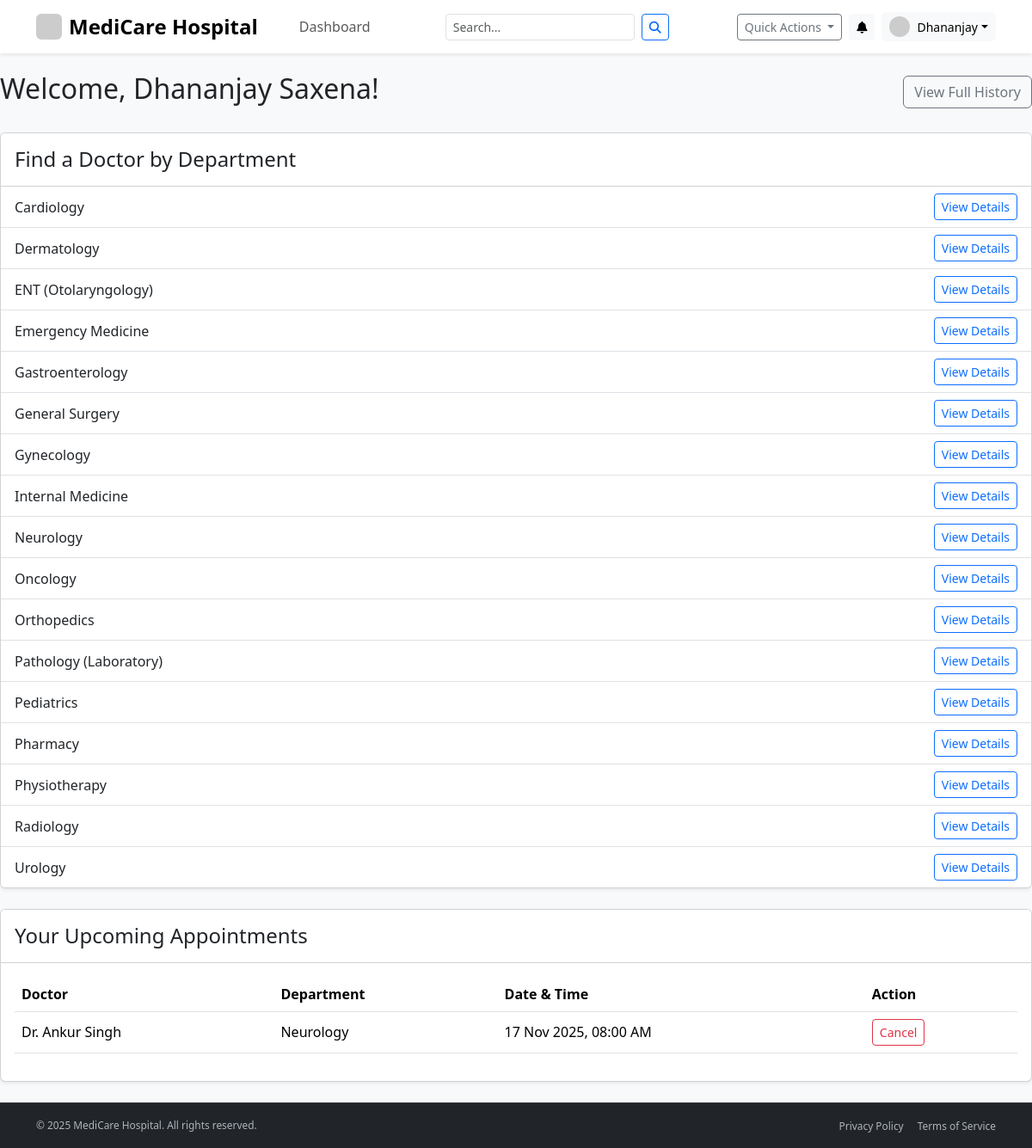
/patient/dashboard (signed in), run on an earlier commit of the app's database.
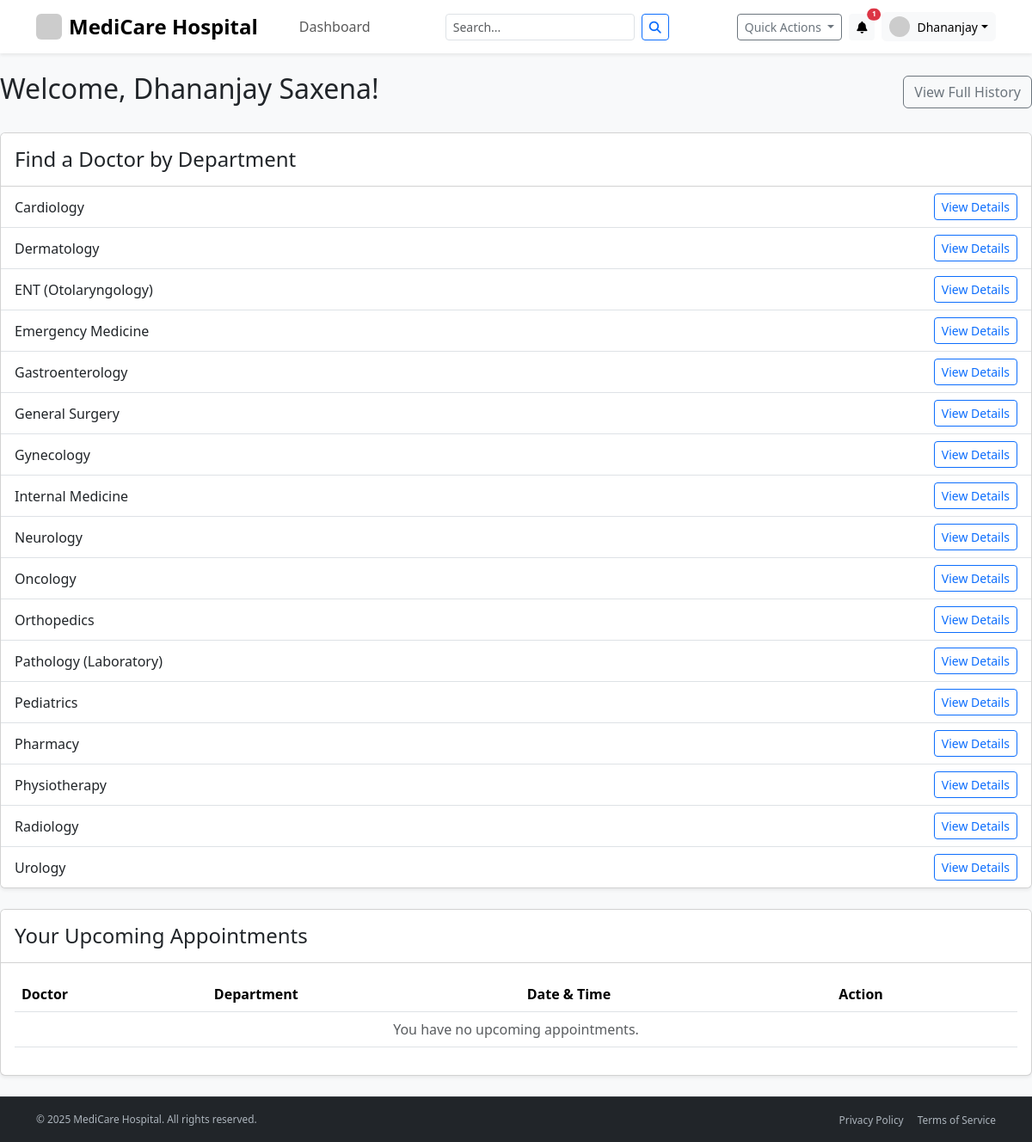
And on a later commit of the database.
### app/models.py (models this page shows, shortened)
class Department(db.Model):
    __tablename__ = 'department'
    id = db.Column(db.Integer, primary_key=True)
    name = db.Column(db.String(100), unique=True, nullable=False)
    description = db.Column(db.Text)
    doctors = db.relationship('DoctorProfile', backref='department', lazy=True)

class Appointment(db.Model):
    __tablename__ = 'appointment'
    id = db.Column(db.Integer, primary_key=True)
    patient_id = db.Column(db.Integer, db.ForeignKey('user.id'), nullable=False)
    doctor_id = db.Column(db.Integer, db.ForeignKey('user.id'), nullable=False)
    appointment_datetime = db.Column(db.DateTime, nullable=False)
    status = db.Column(db.String(20), nullable=False, default='Booked') # Booked, Completed, Cancelled
    created_at = db.Column(db.DateTime, default=datetime.utcnow)
    treatment = db.relationship('Treatment', backref='appointment', uselist=False, cascade="all, delete-orphan")
    review = db.relationship('DoctorReview', backref='appointment', uselist=False, cascade="all, delete-orphan")

class DoctorProfile(db.Model):
    __tablename__ = 'doctor_profile'
    id = db.Column(db.Integer, primary_key=True)
    user_id = db.Column(db.Integer, db.ForeignKey('user.id'), nullable=False, unique=True)
    full_name = db.Column(db.String(100), nullable=False)
    department_id = db.Column(db.Integer, db.ForeignKey('department.id'), nullable=False)
    qualifications = db.Column(db.String(200))
    bio = db.Column(db.Text)

### app/routes/patient_routes.py (the view)
@patient_bp.route('/dashboard')
@login_required
def dashboard():
    if current_user.role != 'patient':
        flash('You are not authorized to access this page.', 'danger')
        return redirect(url_for('main.home'))
    departments = Department.query.order_by('name').all()
    upcoming_appointments = Appointment.query.filter(
        Appointment.patient_id == current_user.id,
        Appointment.status == 'Booked',
        Appointment.appointment_datetime >= datetime.now()
    ).order_by(Appointment.appointment_datetime.asc()).all()
    return render_template(
        'patient/dashboard.html',
        title='My Dashboard',
        departments=departments,
        appointments=upcoming_appointments
    )

### app/__init__.py (called while the page is built)
@app.context_processor
def inject_notifications():
    if current_user.is_authenticated:
        unread_notifications = Notification.query.filter_by(user_id=current_user.id, is_read=False).order_by(Notification.created_at.desc()).limit(5).all()
        notification_count = Notification.query.filter_by(user_id=current_user.id, is_read=False).count()
        return dict(unread_notifications=unread_notifications, notification_count=notification_count)
    return dict(unread_notifications=[], notification_count=0)

@app.context_processor
def inject_notifications():
    if current_user.is_authenticated:
        unread_notifications = Notification.query.filter_by(user_id=current_user.id, is_read=False).order_by(Notification.created_at.desc()).limit(5).all()
        notification_count = Notification.query.filter_by(user_id=current_user.id, is_read=False).count()
        return dict(unread_notifications=unread_notifications, notification_count=notification_count)
    return dict(unread_notifications=[], notification_count=0)

### app/models.py (called while the page is built)
@login_manager.user_loader
def load_user(user_id):
    return User.query.get(int(user_id))

### app/templates/patient/dashboard.html
{% extends "layout.html" %}
{% block content %}
<div class="d-flex justify-content-between align-items-center mb-4">
    <h2>Welcome, {{ current_user.patient_profile.full_name }}!</h2>
    <a href="{{ url_for('patient.my_history') }}" class="btn btn-outline-secondary">View Full History</a>
</div>
<div class="card shadow-sm mb-4">
    <div class="card-header bg-white py-3">
        <h4 class="mb-0">Find a Doctor by Department</h4>
    </div>
    <ul class="list-group list-group-flush">
        {% for dept in departments %}
        <li class="list-group-item d-flex justify-content-between align-items-center">
            {{ dept.name }}
            <a href="{{ url_for('patient.department_details', department_id=dept.id) }}"
                class="btn btn-sm btn-outline-primary">View Details</a>
        </li>
        {% else %}
        <li class="list-group-item text-muted">No departments found.</li>
        {% endfor %}
    </ul>
</div>
<div class="card shadow-sm">
    <div class="card-header bg-white py-3">
        <h4 class="mb-0">Your Upcoming Appointments</h4>
    </div>
    <div class="card-body">
        <div class="table-responsive">
            <table class="table table-hover align-middle">
                <thead>
                    <tr>
                        <th>Doctor</th>
                        <th>Department</th>
                        <th>Date & Time</th>
                        <th>Action</th>
                    </tr>
                </thead>
                <tbody>
                    {% for appt in appointments %}
                    <tr>
                        <td>Dr. {{ appt.doctor.doctor_profile.full_name }}</td>
                        <td>{{ appt.doctor.doctor_profile.department.name }}</td>
                        <td>{{ appt.appointment_datetime.strftime('%d %b %Y, %I:%M %p') }}</td>
                        <td>
                            <form action="{{ url_for('patient.cancel_appointment', appointment_id=appt.id) }}"
                                method="POST"
                                onsubmit="return confirm('Are you sure you want to cancel this appointment?');">
                                <button type="submit" class="btn btn-sm btn-outline-danger">Cancel</button>
                            </form>
                        </td>
                    </tr>
                    {% else %}
                    <tr>
                        <td colspan="4" class="text-center text-muted">You have no upcoming appointments.</td>
                    </tr>
                    {% endfor %}
                </tbody>
            </table>
        </div>
    </div>
</div>
{% endblock content %}

### app/templates/layout.html (shortened to what the changed rows need)
<!DOCTYPE html>
<html lang="en">
<head>
    <link href="https://cdn.jsdelivr.net/npm/bootstrap@5.3.3/dist/css/bootstrap.min.css" rel="stylesheet">
    <link rel="stylesheet" href="https://cdnjs.cloudflare.com/ajax/libs/font-awesome/6.5.2/css/all.min.css">
</head>
<body class="bg-light" id="page-top">
    <nav class="navbar navbar-expand-lg navbar-light bg-white shadow-sm fixed-top py-2">
        <div class="container">
            <div class="collapse navbar-collapse" id="navbarNavDropdown">
                <div class="d-flex align-items-center ms-auto">
                    {% if current_user.is_authenticated %}
                    <div class="dropdown me-2">
                        <button class="btn btn-sm btn-light position-relative" type="button" data-bs-toggle="dropdown"
                            aria-expanded="false" aria-label="Notifications">
                            <i class="fas fa-bell"></i>
                            {% if notification_count > 0 %}
                            <span
                                class="position-absolute top-0 start-100 translate-middle badge rounded-pill bg-danger"
                                style="font-size: 0.6em;">
                                {{ notification_count }}
                            </span>
                            {% endif %}
                        </button>
                    </div>
                    {% else %}
                    <a href="{{ url_for('main.login') }}" class="btn btn-outline-primary me-2 fw-semibold">Login</a>
                    <a href="{{ url_for('main.register') }}" class="btn btn-primary fw-semibold">Sign Up</a>
                    {% endif %}
                </div>
            </div>
        </div>
    </nav>
    <main class="flex-shrink-0 py-4">
        {% block content %}{% endblock %}
    </main>
</body>
</html>

What changed in the data, as far as the page shows it:
no longer on this page (row edited): Appointment: doctor.doctor_profile.full_name "Ankur Singh", doctor.doctor_profile.department.name "Neurology", appointment_datetime "17 Nov 2025, 08:00 AM"
Also different on the page:
{{ notification_count }}: (not shown) → "1"
text now shown: "You have no upcoming appointments."
